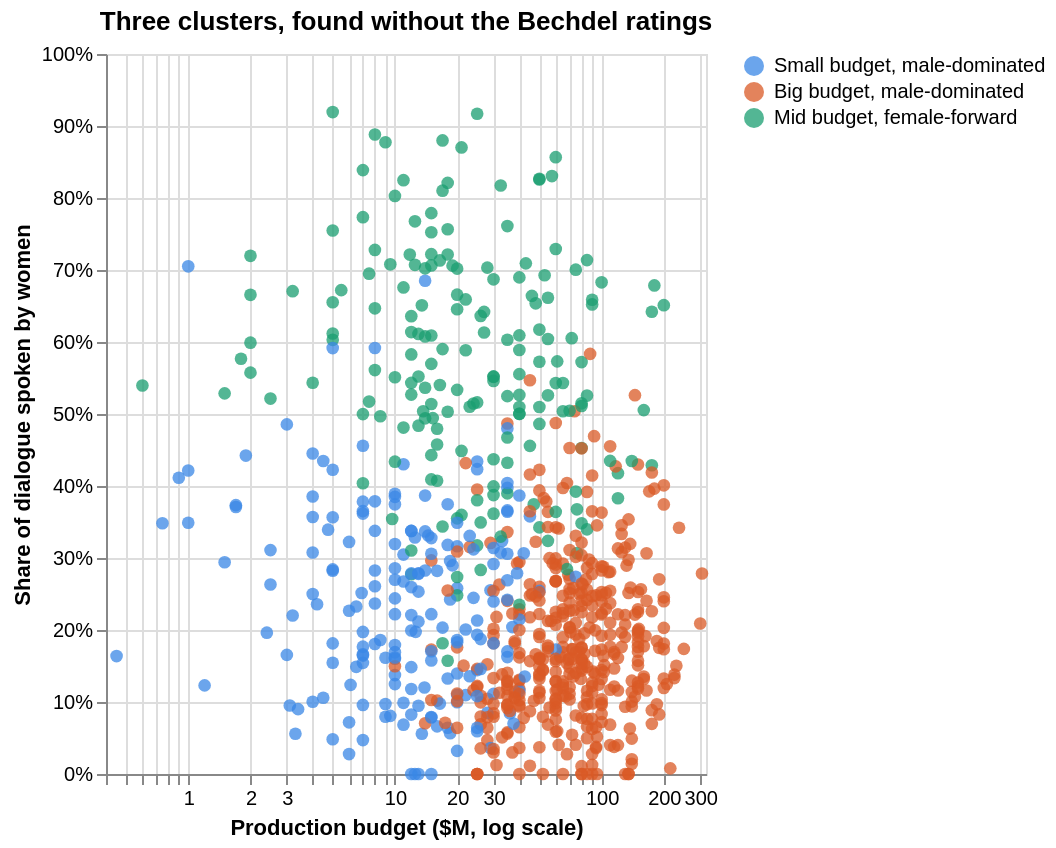

The notebook cell this image was saved under:
### Code cell
#| hide
#| caption: Each dot is a film, coloured by the cluster k-means assigned without seeing Bechdel ratings. Hover for the title.
films = df[["title", "year", "pct_female_dialogue", "result", "cluster_name"]]
alt.Chart(films.assign(budget_m=df["production_budget"] / 1e6)).mark_circle(size=40, opacity=0.75).encode(
    x=alt.X("budget_m:Q", title="Production budget ($M, log scale)", scale=alt.Scale(type="log", domain=[0.4, 320])),
    y=alt.Y("pct_female_dialogue:Q", title="Share of dialogue spoken by women", axis=alt.Axis(format="%")),
    color=alt.Color("cluster_name:N", title=None, scale=alt.Scale(
        domain=[names[0], names[1], names[2]], range=["#3987e5", "#d95926", "#199e70"])),
    tooltip=[alt.Tooltip("title:N", title="Film"), alt.Tooltip("year:Q", title="Year"),
             alt.Tooltip("budget_m:Q", title="Budget ($M)", format=".1f"),
             alt.Tooltip("pct_female_dialogue:Q", title="Female dialogue", format=".0%"),
             alt.Tooltip("result:N", title="Bechdel"), alt.Tooltip("cluster_name:N", title="Cluster")],
).properties(title="Three clusters, found without the Bechdel ratings", height=360)

### Figure 1 — Vega-Lite specification as saved in the notebook (floating-point values rounded to 4 significant figures; data arrays with more than 128 entries replaced by an {"elided": "..."} marker saying what was removed)
{"config": {"view": {"continuousWidth": 300, "continuousHeight": 300}}, "data": {"name": "data-8f5c7bc5df7f9e0a314fabdcd20a841c"}, "mark": {"type": "circle", "opacity": 0.75, "size": 40}, "encoding": {"color": {"field": "cluster_name", "scale": {"domain": ["Small budget, male-dominated", "Big budget, male-dominated", "Mid budget, female-forward"], "range": ["#3987e5", "#d95926", "#199e70"]}, "title": null, "type": "nominal"}, "tooltip": [{"field": "title", "title": "Film", "type": "nominal"}, {"field": "year", "title": "Year", "type": "quantitative"}, {"field": "budget_m", "format": ".1f", "title": "Budget ($M)", "type": "quantitative"}, {"field": "pct_female_dialogue", "format": ".0%", "title": "Female dialogue", "type": "quantitative"}, {"field": "result", "title": "Bechdel", "type": "nominal"}, {"field": "cluster_name", "title": "Cluster", "type": "nominal"}], "x": {"field": "budget_m", "scale": {"domain": [0.4, 320], "type": "log"}, "title": "Production budget ($M, log scale)", "type": "quantitative"}, "y": {"axis": {"format": "%"}, "field": "pct_female_dialogue", "title": "Share of dialogue spoken by women", "type": "quantitative"}}, "height": 360, "title": "Three clusters, found without the Bechdel ratings", "$schema": "https://vega.github.io/schema/vega-lite/v6.4.1.json", "datasets": {"data-8f5c7bc5df7f9e0a314fabdcd20a841c": {"elided": "798 records"}}}
